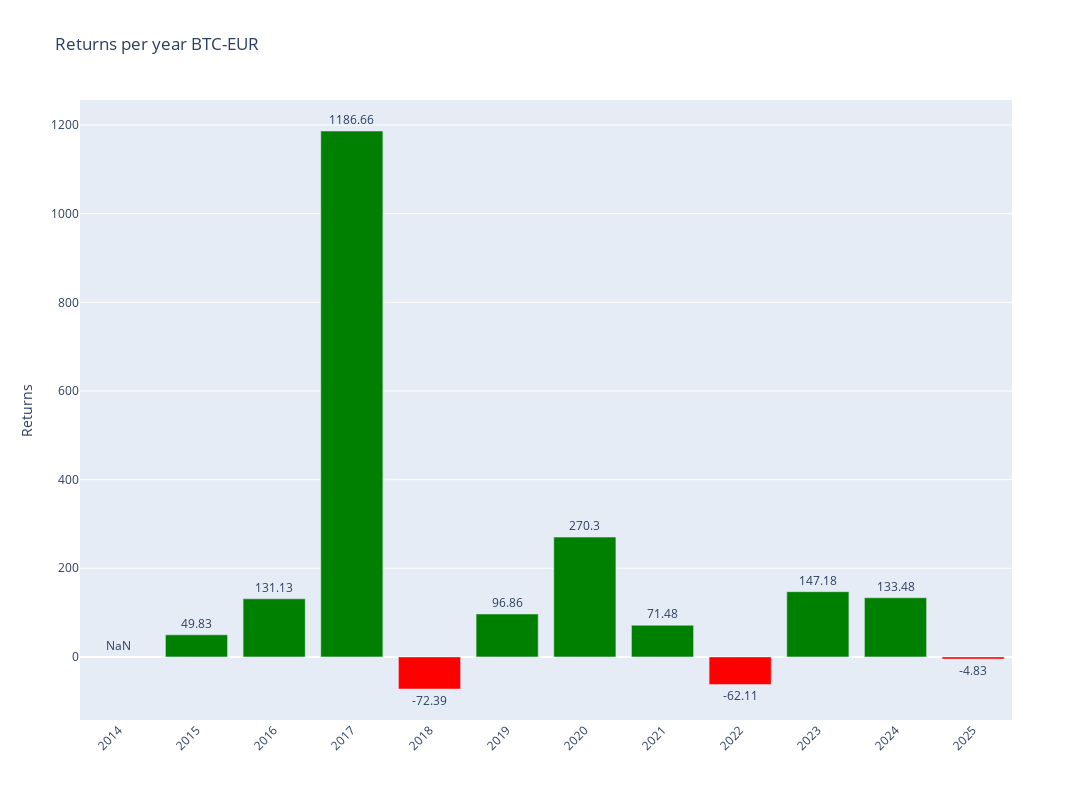

The notebook cell saved with this chart:
### Code cell
# Plotly
fig = make_subplots()

# Add colors
colors = ['green' if x >= 0 else 'red' for x in annual_data['Return']]

# Graph (1,1)
fig.add_trace(go.Bar(y=annual_data['Return'],x=annual_data['Return'].index,text=round(annual_data['Return'],2),textposition='outside',marker_color=colors,hoverinfo='skip'),row=1,col=1)

# Update xaxis properties
fig.update_yaxes(title_text="Returns", row=1, col=1)

fig.update_layout(xaxis=dict(tickvals=annual_data.index,tickangle=-45),height=800, width=1300,title=f"Returns per year {ticker}")

fig.show()

### Figure 1 — Plotly figure (JSON) as saved in the notebook; plotly's stock layout.template omitted (floating-point values rounded to 4 significant figures)
{"data": [{"hoverinfo": "skip", "marker": {"color": ["red", "green", "green", "green", "red", "green", "green", "green", "red", "green", "green", "red"]}, "text": [NaN, 49.83, 131.1, 1187.0, -72.39, 96.86, 270.3, 71.48, -62.11, 147.2, 133.5, -4.83], "textposition": "outside", "type": "bar", "x": [2014, 2015, 2016, 2017, 2018, 2019, 2020, 2021, 2022, 2023, 2024, 2025], "xaxis": "x", "y": [NaN, 49.83, 131.1, 1187.0, -72.39, 96.86, 270.3, 71.48, -62.11, 147.2, 133.5, -4.831], "yaxis": "y"}], "layout": {"height": 800, "title": {"text": "Returns per year BTC-EUR"}, "width": 1300, "xaxis": {"anchor": "y", "domain": [0, 1], "tickangle": -45, "tickvals": [2014, 2015, 2016, 2017, 2018, 2019, 2020, 2021, 2022, 2023, 2024, 2025]}, "yaxis": {"anchor": "x", "domain": [0, 1], "title": {"text": "Returns"}}}}
